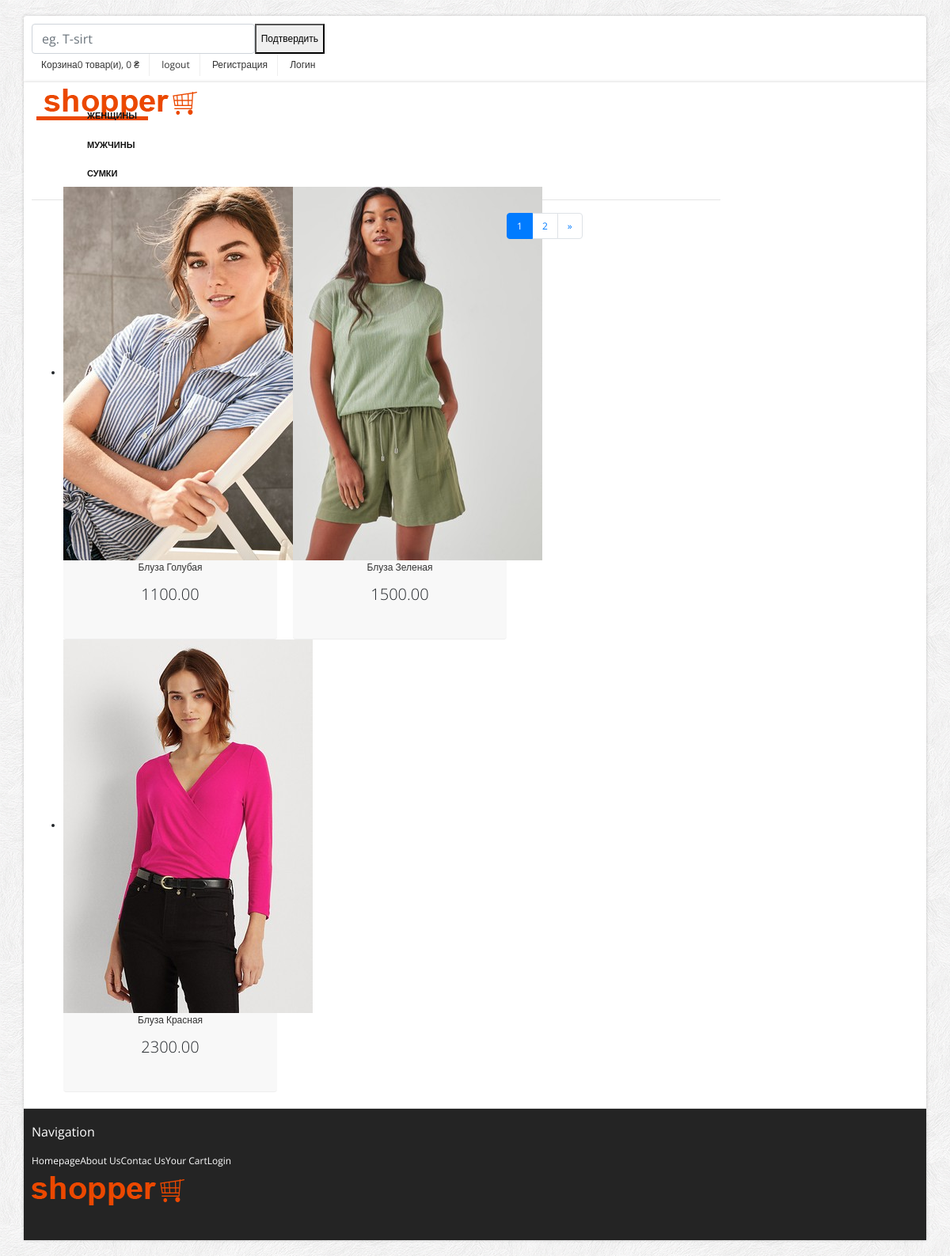
The page /productsman/1 on the database its author committed.
### main_clothesmarket/models.py (models this page shows, shortened)
class Category(models.Model):  # Category of pruducts(man, woman, bags, i.t.d)
    def get_file_name(self, filename):
        exc = filename.strip().split('.')[-1]
        filename = f'{uuid4()}.{exc}'
        return path.join('media/images/categories', filename)
    title = models.CharField(max_length=16, unique=True)
    photo = models.ImageField(upload_to=get_file_name)
    category_order = models.IntegerField(unique=True)
    is_visible = models.BooleanField(default=True)

class Product(models.Model):  # pruduct in kind of prodcts ( костюм, платье, и.т.д.)
    def get_file_name(self, filename):
        exc = filename.strip().split('.')[-1]
        filename = f'{uuid4()}.{exc}'
        return path.join('media/images/products', filename)
    title = models.CharField(max_length=30, db_index=True)
    manufactura = models.CharField(max_length=30)
    photo = models.ImageField(upload_to=get_file_name)
    subphoto1 = models.ImageField(upload_to=get_file_name)  # addition photo
    subphoto2 = models.ImageField(upload_to=get_file_name)  # addition photo
    subphoto3 = models.ImageField(upload_to=get_file_name)  # addition photo
    product_order = models.IntegerField(unique=True)
    is_visible = models.BooleanField(default=True)
    price = models.DecimalField(max_digits=6, decimal_places=2)
    size = models.CharField(max_length=20)
    des = models.CharField(max_length=150, unique=True)  # description
    category = models.ForeignKey(Kind, on_delete=models.CASCADE)
    slug = models.SlugField(max_length=200, db_index=True)
    available = models.BooleanField(default=True)
    created = models.DateTimeField(auto_now_add=True)
    updated = models.DateTimeField(auto_now=True)
    class Meta:
        ordering = ('title',)
        index_together = (('id', 'slug'),)

### main_clothesmarket/views.py (the view)
# urls.py: path('productsman/<int:pk>', product_detail_view, name='product_detail_view'),
def product_detail_view(request, pk):
    product = Product.objects.filter(category=pk)
    paginator = Paginator(product, 3)
    page = request.GET.get('page')
    product = paginator.get_page(page)
    cart = Cart(request)
    return render(request, 'products_kind.html', context={
        'product': product,
        'cart': cart,
        'categories': categories,
    })

### cart_clothesmarket/cart.py (called while the page is built)
    def get_total_price(self):
        return sum(Decimal(item['price']) * item['quantity'] for item in self.cart.values())

    def __len__(self):
        return sum(item['quantity'] for item in self.cart.values())

### templates/products_kind.html (shortened to what this page needs)
{% extends 'base.html' %}
{% load static %}
{% block content %}
<section class="header_text sub">
</section>
<section class="main-content">
    <div class="row">
        <div class="span9">
            <ul class="thumbnails listing-products">
                {% for item in product %}
                            <li class="span3">
                                <div class="product-box">
                                    <span class="sale_tag"></span>
                                    <a href="/kind_detail_view/{{ item.pk }}"><img  src={{ item.photo.url }}></a><br/>
                                    <a href="/kind_detail_view/{{ item.pk }}">{{ item.title }}</a><br/>
                                    <p class="price"><a>{{ item.price }}</a></p>
                                </div>
                            </li>
                {% endfor %}
            </ul>
            <ul class="pagination pagination-small pagination-left">
                {% for page in product.paginator.page_range %}
                    {% if page == product.number %}
                        <li class="page-item active">
                            <a class="page-link" href="#"> {{ page }}
                            </a>
                        </li>
                    {% else %}
                        <li class="page-item">
                            <a class="page-link" href="?page={{ page }}">
                                {{ page }}
                            </a>
                        </li>
                    {% endif %}
                {% endfor %}
                {% if product.has_next %}
                    <li class="page-item">
                        <a class="page-link" href="?page={{ product.next_page_number }} " aria-label="Next">
                            <span aria-hidden="true">&raquo;</span>
                        </a>
                    </li>
                {% endif %}
            </ul>
        </div>
    </div>
</section>
{% endblock %}

### templates/base.html (shortened to what this page needs)
<!DOCTYPE html>
<html lang="en">
	<head>
        {% load static %}
		<link rel="stylesheet" href={% static "bootstrap/css/bootstrap.min.css" %} >
		<link rel="stylesheet" href={% static "bootstrap/css/bootstrap-responsive.min.css" %}>
		<link rel="stylesheet" href={% static "themes/css/bootstrappage.css" %}/>
		<link rel="stylesheet" href={% static "themes/css/flexslider.css" %}/>
		<link rel="stylesheet" href={% static "themes/css/main.css" %}/>
	</head>
    <body>
		<div id="top-bar" class="container">
			<div class="row">
				<div class="span4">
					<form action="{% url "main_clothesmarket:search" %}" method="get" class="d-flex editContent">
						<input type="search" Placeholder="eg. T-sirt" name="q" class="form-control" required="" >
                        <button type="submit" class="btnl-btn">Подтвердить</button>
					</form>
				</div>
				<div class="span8">
					<div class="account pull-right">
						<ul class="user-menu">
                            {% with total_items=cart|length %}
                                    <li><a href="{% url 'cart_clothesmarket:cart_detail' %}">Корзина{{ total_items }} товар(и), {{ cart.get_total_price }} &#8372;</a></li>
                            {% endwith %}
                            <li><a href="{% url 'logout' %}">logout</a></li>
							<li><a href="{% url 'register' %}">Регистрация</a></li>
                            <li><a href="{% url 'login' %}">Логин</a></li>
						</ul>
					</div>
				</div>
			</div>
		</div>
		<div id="wrapper" class="container">
			<section class="navbar main-menu">
				<div class="navbar-inner main-menu">
					<a href="{% url 'main_clothesmarket:main_page_view' %}" class="logo pull-left"><img src={% static "themes/images/logo.png" %} class="site_logo" alt=""></a>
					{% for category in categories %}
                    <nav id="menu" class="pull-right">
						<ul>
							<li><a href="../category_detail_view/{{ category.pk }}">{{ category.title }}</a>
							</li>
						</ul>
					</nav>
                    {% endfor %}
				</div>
			</section>
			{% block content %}
            {% endblock %}
			<section id="footer-bar">
				<div class="row">
					<div class="span3">
						<h4>Navigation</h4>
						<ul class="nav">
							<li><a href="{% url 'main_clothesmarket:main_page_view' %}">Homepage</a></li>
							<li><a href="{% url 'main_clothesmarket:about_us_view' %}">About Us</a></li>
							<li><a href="{% url 'main_clothesmarket:contact_page_view' %}">Contac Us</a></li>
							<li><a href="{% url 'cart_clothesmarket:cart_detail' %}">Your Cart</a></li>
							<li><a href="{% url 'login' %}">Login</a></li>
						</ul>
					</div>
					<div class="span4">
					</div>
					<div class="span5">
						<p class="logo"><img src={% static "themes/images/logo.png" %} class="site_logo"  alt=""></p>
						<br/>
					</div>
				</div>
			</section>
		</div>
    </body>
</html>

### static/themes/css/main.css (style rules this page uses)
body { font-size: 12px; font-family: 'Open Sans', arial, tahoma, sans-serif; background:url(../images/bg.png) repeat 0 0 fixed; }
label, input, button, select, textarea { font-size: 12px; }
ul li a,a { color:#333; outline:0; -webkit-transition: all 0.2s linear; -moz-transition: all 0.2s linear; -o-transition: all 0.2s linear; -ms-transition: all 0.2s linear; transition: all 0.2s linear; }
a { color:#eb4800; }
#wrapper,#top-bar { background: #fff; margin: 20px auto 20px auto; box-shadow: 0px 0px 4px 0px rgba(0, 0, 0, 0.2); -moz-box-shadow: 0px 0px 4px 0px rgba(0, 0, 0, 0.2); -webkit-box-shadow: 0px 0px 4px 0px rgba(0, 0, 0, 0.2); padding:0px 10px; }
section.homepage-slider, section.navbar, section.google_map, section#footer-bar, section#copyright { margin-left: -10px; margin-right: -10px; }
section.header_text { background:url(../images/bg_h.png) no-repeat bottom; text-align:center; padding:15px 0 20px 0; font-size:16px; line-height:30px; border-bottom:1px solid #fff; }
section.header_text.sub { font-size:14px; margin-bottom:40px; }
#top-bar { background-color:#fff; padding:10px; margin: 20px auto -22px auto; -webkit-border-radius: 4px; -moz-border-radius: 4px; border-radius: 4px; }
#top-bar .user-menu { margin: 0; padding: 0; list-style: none; }
#top-bar .user-menu li { display: inline-block; *display: inline; zoom: 1; border-right: 1px solid #eee; padding: 5px 12px; }
#top-bar .user-menu li:last-child { border-right:0; }
section#footer-bar, section#copyright { padding:10px 10px; }
section#footer-bar { margin-top:20px; padding-top:10px; background-color:#242424; border-top:1px solid #ddd; color:#777; }
section#footer-bar p.logo { margin-top:10px; width:120px; }
section#footer-bar a { text-indent:15px; color:#fff; }
section#footer-bar .nav a { background: url(../images/trigger_right.png) no-repeat 5px 7px; }
section#footer-bar h4 { padding: 0; font-size: 16px; color: #fff; font-weight:normal; margin: 10px 0 18px; }
section.navbar { margin-bottom:0; }
.navbar-inner.main-menu { height: 40px; padding-left:10px; padding-right:0; border-right: 0; border-left: 0; border-top: 0; border-bottom:5px solid #eb4800; -webkit-border-radius: 0; -moz-border-radius: 0; border-radius: 0; filter: none; }
.navbar-inner.main-menu a.logo { position:absolute; }
#menu > ul { display: block; margin-left:0; }
#menu > ul > li { list-style: none; float: left; position: relative; margin-right: 0px; }
#menu > ul > li > a { font-size: 11px; color: #111; display: block; text-transform: uppercase; font-weight: bold; text-align: center; padding: 10px 14px; }
.product-box { text-align:center; padding-bottom:15px; position: relative; background-color:#f8f8f8; border-radius: 4px; -moz-border-radius: 4px; -webkit-border-radius: 4px; border-bottom:1px solid #eee; }
.product-box span.sale_tag { background: url(../images/sprites.png) no-repeat scroll 0 0 transparent; height: 54px; position: absolute; width: 55px; z-index: 100; top:0; left:0; }
.product-box img { overflow:hidden; }
.product-box p.price { font-size:20px; font-weight:300; padding:10px 0; }
._toggleMenu a { color:#fff; text-indent:10px; padding:5px 0; display:block; width:100%; }
._toggleMenu ul > li { text-transform:uppercase; }
._toggleMenu ul > li a.parent { background:url(../images/i_plus.png) no-repeat 98% center; }

### rows shown on the page
Category: title "ЖЕНЩИНЫ"
Category: title "МУЖЧИНЫ"
Category: title "СУМКИ"
Product: photo (picture), title "Блуза Голубая", price "1100.00"
Product: photo (picture), title "Блуза Зеленая", price "1500.00"
Product: photo (picture), title "Блуза Красная", price "2300.00"

### other values the page prints
{{ total_items }} "0"
{{ cart.get_total_price }} "0"
{{ page }} "1"
{{ page }} "2"
